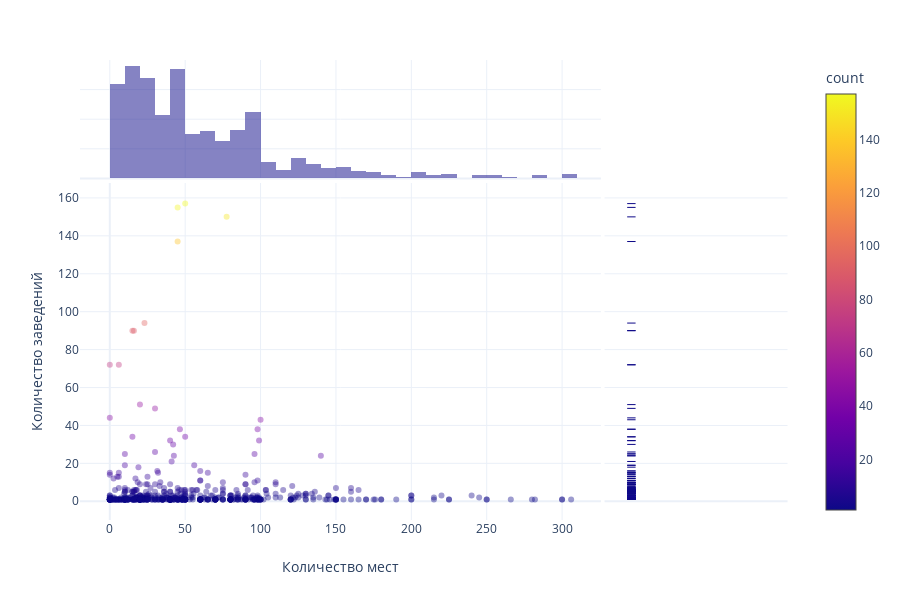

Write notebook code for a chart like this one.
### Code cell
fig = px.scatter(chain_object, x='median_numbers', y='count',
                marginal_x='histogram', marginal_y='rug',
                template = 'plotly_white',
                color='count',
                opacity=0.4)
fig.update_layout(yaxis_title = 'Количество заведений',
                  xaxis_title = 'Количество мест',)
fig.update_traces(hovertemplate = 'Количество заведений: %{y} <br>Количество мест: %{x}')

fig.show()

### Figure 1 — Plotly figure (JSON) as saved in the notebook; plotly's stock layout.template omitted (floating-point values rounded to 4 significant figures; data arrays with more than 128 entries replaced by an {"elided": "..."} marker saying what was removed)
{"data": [{"hoverlabel": {"namelength": 0}, "hovertemplate": "Количество заведений: %{y} <br>Количество мест: %{x}", "legendgroup": "", "marker": {"color": {"elided": "577 int values"}, "coloraxis": "coloraxis", "opacity": 0.4, "symbol": "circle"}, "mode": "markers", "name": "", "showlegend": false, "type": "scatter", "x": {"elided": "577 float values"}, "xaxis": "x", "y": {"elided": "577 int values"}, "yaxis": "y"}, {"alignmentgroup": "True", "bingroup": "x", "hoverlabel": {"namelength": 0}, "hovertemplate": "Количество заведений: %{y} <br>Количество мест: %{x}", "legendgroup": "", "marker": {"color": "#0d0887"}, "name": "", "offsetgroup": "", "opacity": 0.5, "showlegend": false, "type": "histogram", "x": {"elided": "577 float values"}, "xaxis": "x3", "yaxis": "y3"}, {"alignmentgroup": "True", "boxpoints": "all", "fillcolor": "rgba(255,255,255,0)", "hoverlabel": {"namelength": 0}, "hoveron": "points", "hovertemplate": "Количество заведений: %{y} <br>Количество мест: %{x}", "jitter": 0, "legendgroup": "", "line": {"color": "rgba(255,255,255,0)"}, "marker": {"color": "#0d0887", "symbol": "line-ew-open"}, "name": "", "offsetgroup": "", "showlegend": false, "type": "box", "xaxis": "x2", "y": {"elided": "577 int values"}, "yaxis": "y2"}], "layout": {"barmode": "overlay", "coloraxis": {"colorbar": {"title": {"text": "count"}}, "colorscale": [[0, "#0d0887"], [0.1111, "#46039f"], [0.2222, "#7201a8"], [0.3333, "#9c179e"], [0.4444, "#bd3786"], [0.5556, "#d8576b"], [0.6667, "#ed7953"], [0.7778, "#fb9f3a"], [0.8889, "#fdca26"], [1, "#f0f921"]]}, "height": 600, "legend": {"tracegroupgap": 0}, "margin": {"t": 60}, "xaxis": {"anchor": "y", "domain": [0, 0.7215], "title": {"text": "Количество мест"}}, "xaxis2": {"anchor": "y2", "domain": [0.7265, 0.98], "matches": "x2", "showgrid": false, "showticklabels": false}, "xaxis3": {"anchor": "y3", "domain": [0, 0.7215], "matches": "x", "showgrid": true, "showticklabels": false}, "xaxis4": {"anchor": "y4", "domain": [0.7265, 0.98], "matches": "x2", "showgrid": false, "showticklabels": false}, "yaxis": {"anchor": "x", "domain": [0, 0.7326], "title": {"text": "Количество заведений"}}, "yaxis2": {"anchor": "x2", "domain": [0, 0.7326], "matches": "y", "showgrid": true, "showticklabels": false}, "yaxis3": {"anchor": "x3", "domain": [0.7426, 1], "matches": "y3", "showgrid": true, "showticklabels": false}, "yaxis4": {"anchor": "x4", "domain": [0.7426, 1], "matches": "y3", "showgrid": true, "showticklabels": false}}}
